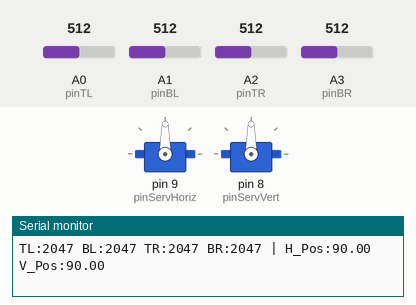
Recording of a sketch running on a simulated Arduino Nano, built for the host (arithmetic inside an expression is 32-bit, double 64-bit). Shown: 2 × servo, the last lines printed to the serial monitor. Inputs (shaded band) come from the test bench; at power-on: A0 (pinTL) = 512, A1 (pinBL) = 512, A2 (pinTR) = 512, A3 (pinBR) = 512 (analog values on the 0–1023 scale).

Above: at 1.2 s.
1.3 s: A0 (pinTL) set to 533
At 3.0 s:
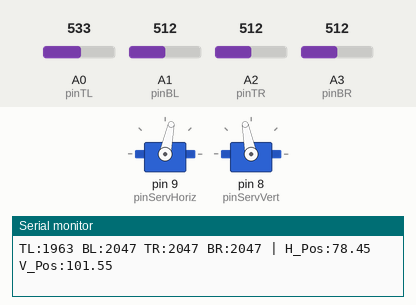
4.3 s: A1 (pinBL) set to 716
6.8 s: A2 (pinTR) set to 704
8.3 s: A2 (pinTR) set to 716
At 8.52 s:
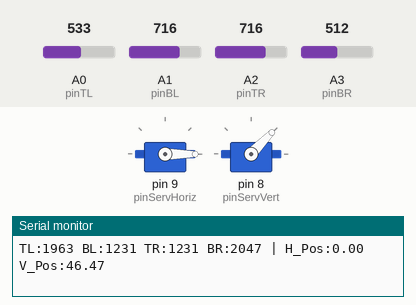
11.3 s: A3 (pinBR) set to 519
At 11.3 s:
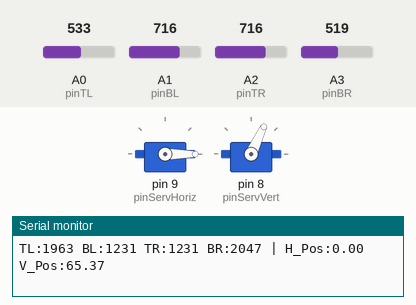
12.8 s: A0 (pinTL) set to 716
At 15.0 s:
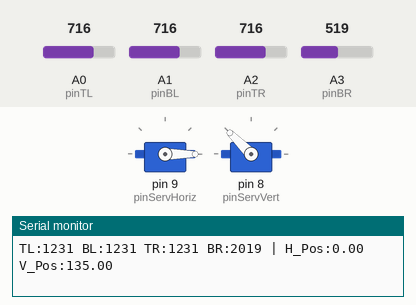
Timing chart, 0 to 16.4 s (numbered marks = the images above; inputs shaded):
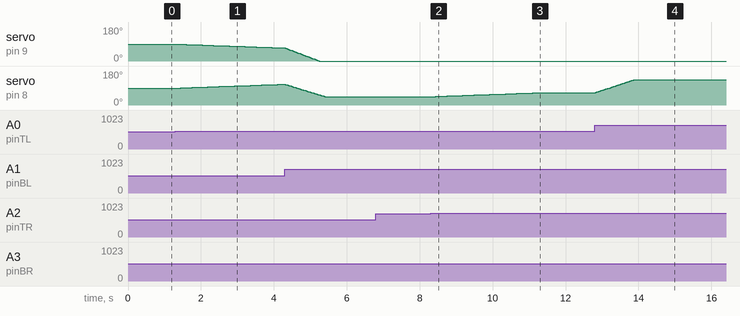

The sketch:

final_nano_esp32_solar_tracker.ino
```cpp
#include <Servo.h>
Servo servoHoriz;
Servo servoVert;
// Pin Definitions
const int pinTL = A0; // Top Left
const int pinBL = A1; // Bottom Left
const int pinTR = A2; // Top Right
const int pinBR = A3; // Bottom Right

// LDR pins are analogue inputs used to measure light intensity.
// Servo pins are outputs used to control the horizontal and vertical movement.
const int pinServHoriz = 9; // Horizontal
const int pinServVert = 8;  // Vertical
// Positions and Tuning
float posHoriz = 90;
float posVert = 90;
int deadband = 40;     // Sensitivity gap
float Kp = 0.005;      // speed
int updateDelay = 30;
void setup() {
  Serial.begin(115200);
  // ESP32 Nano native resolution
  analogReadResolution(12);
  // Attach servos
  servoHoriz.attach(pinServHoriz, 500, 2400);
  servoVert.attach(pinServVert, 500, 2400);
  // Start at centre
  servoHoriz.write(posHoriz);
  servoVert.write(posVert);
  Serial.println("4-LDR Smooth Mode Active");
}
void loop() {
  // 1. Read all four sensors
  int tl = 4095 - analogRead(pinTL);
  int bl = 4095 - analogRead(pinBL);
  int tr = 4095 - analogRead(pinTR);
  int br = 4095 - analogRead(pinBR);

  // 2. Calculate Averages
  int avgTop = (tl + tr) / 2;
  int avgBot = (bl + br) / 2;
  int avgLeft = (tl + bl) / 2;
  int avgRight = (tr + br) / 2;

  // 3. Calculate Errors
  // Horizontal uses Left vs Right
  int errorHoriz = avgLeft - avgRight;
  // Vertical uses Bottom vs Top (Based on your working 3-LDR logic)
  int errorVert = avgBot - avgTop;

  // 4. Horizontal Movement (Yaw)
  if (abs(errorHoriz) > deadband) {
    posHoriz += (errorHoriz * Kp);
    posHoriz = constrain(posHoriz, 0, 180);
    servoHoriz.write(posHoriz);
  }
  // 5. Vertical Movement (Pitch)
  if (abs(errorVert) > deadband) {
    posVert += (errorVert * Kp);
    posVert = constrain(posVert, 45, 135);
    servoVert.write(posVert);
  }
  // Debugging Output - Monitor all 4 sensors
  Serial.print("TL:"); Serial.print(tl);
  Serial.print(" BL:"); Serial.print(bl);
  Serial.print(" TR:"); Serial.print(tr);
  Serial.print(" BR:"); Serial.print(br);
  Serial.print(" | H_Pos:"); Serial.print(posHoriz);
  Serial.print(" V_Pos:"); Serial.println(posVert);
  delay(updateDelay);
}
```

Measured:
- the behaviour switches between 532 and 533 on A0 (pinTL) (found by bisection; images 0 and 1)
- the behaviour switches between 715 and 716 on A2 (pinTR) (found by bisection; images 1 and 2)
- the behaviour switches between 512 and 513 on A3 (pinBR) (found by bisection; images 2 and 3)
- after the input at 1.3 s, servo on pin 9 (pinServHoriz): moves from 90° to 69° over 2.9 s, starting at once; servo on pin 8 (pinServVert): moves from 90° to 110° over 2.8 s, starting after 0.15 s
- after the input at 8.3 s, servo on pin 8 (pinServVert): moves from 45° to 65° over 2.8 s, starting after 0.15 s
- after the input at 11.3 s, servo on pin 8 (pinServVert): stays 65° (without the input it goes to 66° after 0.10 s)
- after the input at 12.8 s, servo on pin 8 (pinServVert): moves from 65° to 135° over 1.1 s, starting at once
